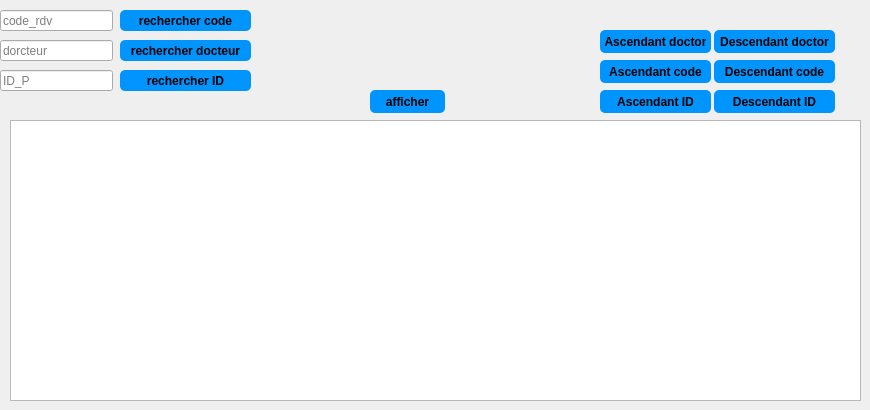
        <widget class="QWidget" name="tab_14">
         <attribute name="title">
          <string>Afficher RDV</string>
         </attribute>
         <widget class="QTableView" name="tab_rdv">
          <property name="geometry">
           <rect>
            <x>10</x>
            <y>120</y>
            <width>851</width>
            <height>281</height>
           </rect>
          </property>
         </widget>
         <widget class="QPushButton" name="pb_desc_tri">
          <property name="geometry">
           <rect>
            <x>714</x>
            <y>60</y>
            <width>121</width>
            <height>23</height>
           </rect>
          </property>
          <property name="styleSheet">
           <string notr="true">QPushButton {
padding: 5px;
border-radius: 5px;
background-color:#0094ff;
font-weight: bold;
}
QPushButton:hover
{
color :white;
}</string>
          </property>
          <property name="text">
           <string>Descendant code</string>
          </property>
         </widget>
         <widget class="QPushButton" name="pb_desc_tri_4">
          <property name="geometry">
           <rect>
            <x>714</x>
            <y>30</y>
            <width>121</width>
            <height>23</height>
           </rect>
          </property>
          <property name="styleSheet">
           <string notr="true">QPushButton {
padding: 5px;
border-radius: 5px;
background-color:#0094ff;
font-weight: bold;
}
QPushButton:hover
{
color :white;
}</string>
          </property>
          <property name="text">
           <string>Descendant doctor</string>
          </property>
         </widget>
         <widget class="QPushButton" name="pb_asc_tri_4">
          <property name="geometry">
           <rect>
            <x>600</x>
            <y>30</y>
            <width>111</width>
            <height>23</height>
           </rect>
          </property>
          <property name="styleSheet">
           <string notr="true">QPushButton {
padding: 5px;
border-radius: 5px;
background-color:#0094ff;
font-weight: bold;
}
QPushButton:hover
{
color :white;
}</string>
          </property>
          <property name="text">
           <string>Ascendant doctor</string>
          </property>
         </widget>
         <widget class="QPushButton" name="pb_asc_tri_3">
          <property name="geometry">
           <rect>
            <x>600</x>
            <y>90</y>
            <width>111</width>
            <height>23</height>
           </rect>
          </property>
          <property name="styleSheet">
           <string notr="true">QPushButton {
padding: 5px;
border-radius: 5px;
background-color:#0094ff;
font-weight: bold;
}
QPushButton:hover
{
color :white;
}</string>
          </property>
          <property name="text">
           <string>Ascendant ID</string>
          </property>
         </widget>
         <widget class="QPushButton" name="pb_asc_tri">
          <property name="geometry">
           <rect>
            <x>600</x>
            <y>60</y>
            <width>111</width>
            <height>23</height>
           </rect>
          </property>
          <property name="styleSheet">
           <string notr="true">QPushButton {
padding: 5px;
border-radius: 5px;
background-color:#0094ff;
font-weight: bold;
}
QPushButton:hover
{
color :white;
}</string>
          </property>
          <property name="text">
           <string>Ascendant code</string>
          </property>
         </widget>
         <widget class="QPushButton" name="pb_desc_tri_3">
          <property name="geometry">
           <rect>
            <x>714</x>
            <y>90</y>
            <width>121</width>
            <height>23</height>
           </rect>
          </property>
          <property name="styleSheet">
           <string notr="true">QPushButton {
padding: 5px;
border-radius: 5px;
background-color:#0094ff;
font-weight: bold;
}
QPushButton:hover
{
color :white;
}</string>
          </property>
          <property name="text">
           <string>Descendant ID</string>
          </property>
         </widget>
         <widget class="QPushButton" name="pb_aff_rdv">
          <property name="geometry">
           <rect>
            <x>120</x>
            <y>10</y>
            <width>131</width>
            <height>21</height>
           </rect>
          </property>
          <property name="styleSheet">
           <string notr="true">QPushButton {
padding: 5px;
border-radius: 5px;
background-color:#0094ff;
font-weight: bold;
}
QPushButton:hover
{
color :white;
}</string>
          </property>
          <property name="text">
           <string>rechercher code</string>
          </property>
         </widget>
         <widget class="QLineEdit" name="lineEdit_aff_coderdv">
          <property name="geometry">
           <rect>
            <x>0</x>
            <y>10</y>
            <width>113</width>
            <height>21</height>
           </rect>
          </property>
          <property name="placeholderText">
           <string>code_rdv</string>
          </property>
         </widget>
         <widget class="QLineEdit" name="lineEdit_aff_doc">
          <property name="geometry">
           <rect>
            <x>0</x>
            <y>40</y>
            <width>113</width>
            <height>21</height>
           </rect>
          </property>
          <property name="placeholderText">
           <string>dorcteur</string>
          </property>
         </widget>
         <widget class="QPushButton" name="pb_aff_rdv_2">
          <property name="geometry">
           <rect>
            <x>120</x>
            <y>40</y>
            <width>131</width>
            <height>21</height>
           </rect>
          </property>
          <property name="styleSheet">
           <string notr="true">QPushButton {
padding: 5px;
border-radius: 5px;
background-color:#0094ff;
font-weight: bold;
}
QPushButton:hover
{
color :white;
}</string>
          </property>
          <property name="text">
           <string>rechercher docteur</string>
          </property>
         </widget>
         <widget class="QLineEdit" name="lineEdit_aff_ID">
          <property name="geometry">
           <rect>
            <x>0</x>
            <y>70</y>
            <width>113</width>
            <height>21</height>
           </rect>
          </property>
          <property name="placeholderText">
           <string>ID_P</string>
          </property>
         </widget>
         <widget class="QPushButton" name="pb_aff_rdv_3">
          <property name="geometry">
           <rect>
            <x>120</x>
            <y>70</y>
            <width>131</width>
            <height>21</height>
           </rect>
          </property>
          <property name="styleSheet">
           <string notr="true">QPushButton {
padding: 5px;
border-radius: 5px;
background-color:#0094ff;
font-weight: bold;
}
QPushButton:hover
{
color :white;
}</string>
          </property>
          <property name="text">
           <string>rechercher ID</string>
          </property>
         </widget>
         <widget class="QPushButton" name="afficher_2">
          <property name="geometry">
           <rect>
            <x>370</x>
            <y>90</y>
            <width>75</width>
            <height>23</height>
           </rect>
          </property>
          <property name="styleSheet">
           <string notr="true">QPushButton {
padding: 5px;
border-radius: 5px;
background-color:#0094ff;
font-weight: bold;
}
QPushButton:hover
{
color :white;
}</string>
          </property>
          <property name="text">
           <string>afficher</string>
          </property>
         </widget>
        </widget>
